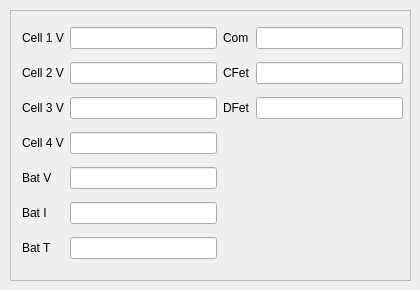
                     <widget class="QWidget" name="tab_bat1_5">
                      <attribute name="title">
                       <string>B-5</string>
                      </attribute>
                      <widget class="QFrame" name="frame_bat1_5">
                       <property name="geometry">
                        <rect>
                         <x>10</x>
                         <y>10</y>
                         <width>401</width>
                         <height>271</height>
                        </rect>
                       </property>
                       <property name="frameShape">
                        <enum>QFrame::StyledPanel</enum>
                       </property>
                       <property name="frameShadow">
                        <enum>QFrame::Raised</enum>
                       </property>
                       <widget class="QWidget" name="layoutWidget_5">
                        <property name="geometry">
                         <rect>
                          <x>12</x>
                          <y>10</y>
                          <width>381</width>
                          <height>251</height>
                         </rect>
                        </property>
                        <layout class="QGridLayout" name="gridLayout_32">
                         <item row="0" column="0">
                          <widget class="QLabel" name="label_cell1v_5">
                           <property name="text">
                            <string>Cell 1 V</string>
                           </property>
                          </widget>
                         </item>
                         <item row="0" column="1">
                          <widget class="QLineEdit" name="lineEdit_cell1_5"/>
                         </item>
                         <item row="0" column="2">
                          <widget class="QLabel" name="label_bat_comm_5">
                           <property name="text">
                            <string>Com</string>
                           </property>
                          </widget>
                         </item>
                         <item row="0" column="3">
                          <widget class="QLineEdit" name="lineEdit_bat_comm_5"/>
                         </item>
                         <item row="1" column="0">
                          <widget class="QLabel" name="label_cell2v_5">
                           <property name="text">
                            <string>Cell 2 V</string>
                           </property>
                          </widget>
                         </item>
                         <item row="1" column="1">
                          <widget class="QLineEdit" name="lineEdit_cell2_5"/>
                         </item>
                         <item row="1" column="2">
                          <widget class="QLabel" name="label_bat_cfet_5">
                           <property name="text">
                            <string>CFet</string>
                           </property>
                          </widget>
                         </item>
                         <item row="1" column="3">
                          <widget class="QLineEdit" name="lineEdit_bat_cfet_5"/>
                         </item>
                         <item row="2" column="0">
                          <widget class="QLabel" name="label_cell3v_5">
                           <property name="text">
                            <string>Cell 3 V</string>
                           </property>
                          </widget>
                         </item>
                         <item row="2" column="1">
                          <widget class="QLineEdit" name="lineEdit_cell3_5"/>
                         </item>
                         <item row="2" column="2">
                          <widget class="QLabel" name="label_bat_dfet_5">
                           <property name="text">
                            <string>DFet</string>
                           </property>
                          </widget>
                         </item>
                         <item row="2" column="3">
                          <widget class="QLineEdit" name="lineEdit_bat_dfet_5"/>
                         </item>
                         <item row="3" column="0">
                          <widget class="QLabel" name="label_cell4v_5">
                           <property name="text">
                            <string>Cell 4 V</string>
                           </property>
                          </widget>
                         </item>
                         <item row="3" column="1">
                          <widget class="QLineEdit" name="lineEdit_cell4_5"/>
                         </item>
                         <item row="4" column="0">
                          <widget class="QLabel" name="label_batv_5">
                           <property name="toolTip">
                            <string extracomment="Battery Voltage"/>
                           </property>
                           <property name="text">
                            <string>Bat V</string>
                           </property>
                          </widget>
                         </item>
                         <item row="4" column="1">
                          <widget class="QLineEdit" name="lineEdit_batv_5"/>
                         </item>
                         <item row="5" column="0">
                          <widget class="QLabel" name="label_bati_5">
                           <property name="toolTip">
                            <string extracomment="Battery Current"/>
                           </property>
                           <property name="text">
                            <string>Bat I</string>
                           </property>
                          </widget>
                         </item>
                         <item row="5" column="1">
                          <widget class="QLineEdit" name="lineEdit_bati_5"/>
                         </item>
                         <item row="6" column="0">
                          <widget class="QLabel" name="label_bat_temp_5">
                           <property name="text">
                            <string>Bat T</string>
                           </property>
                          </widget>
                         </item>
                         <item row="6" column="1">
                          <widget class="QLineEdit" name="lineEdit_bat_temp_5"/>
                         </item>
                        </layout>
                       </widget>
                      </widget>
                     </widget>
